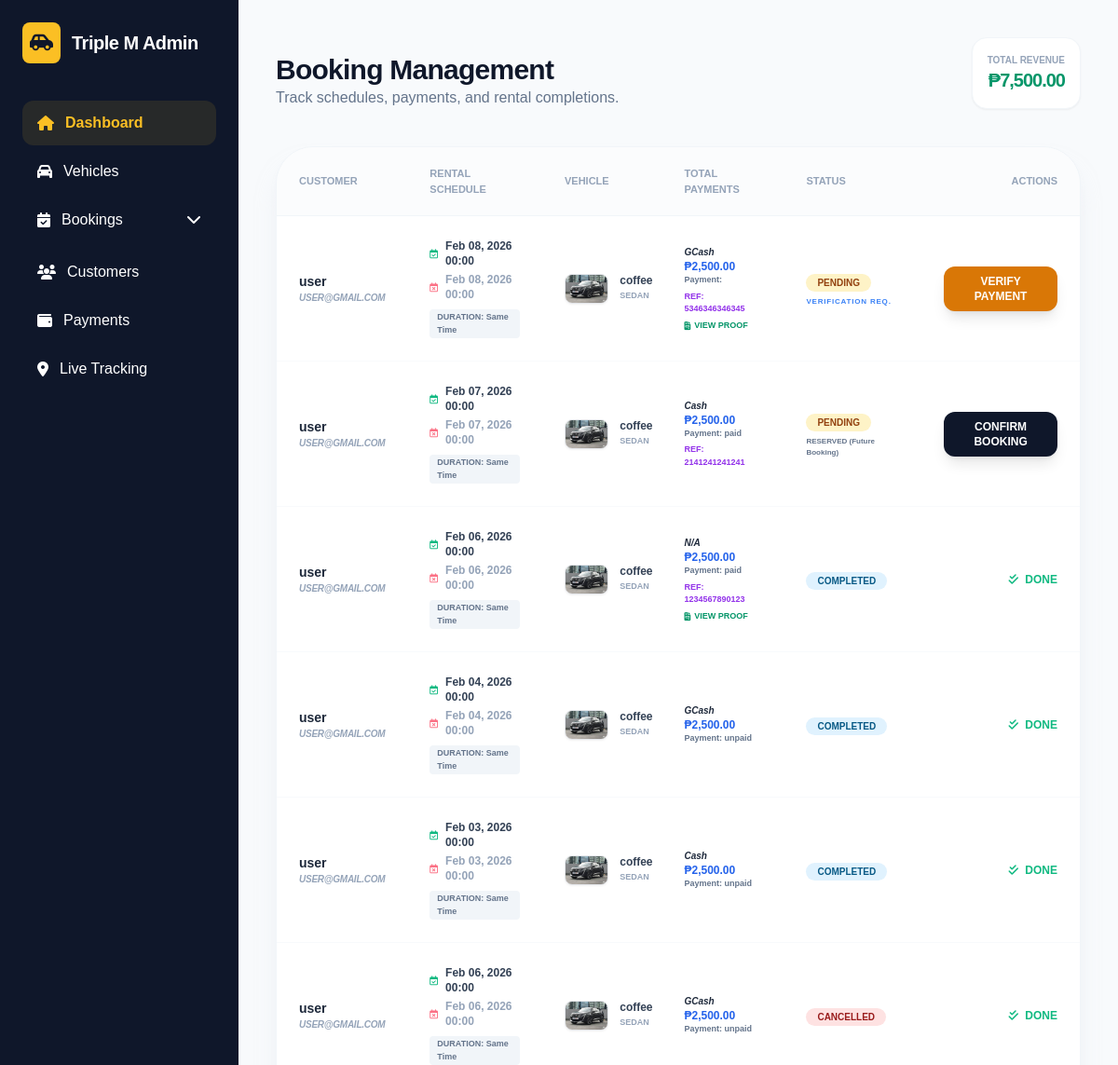
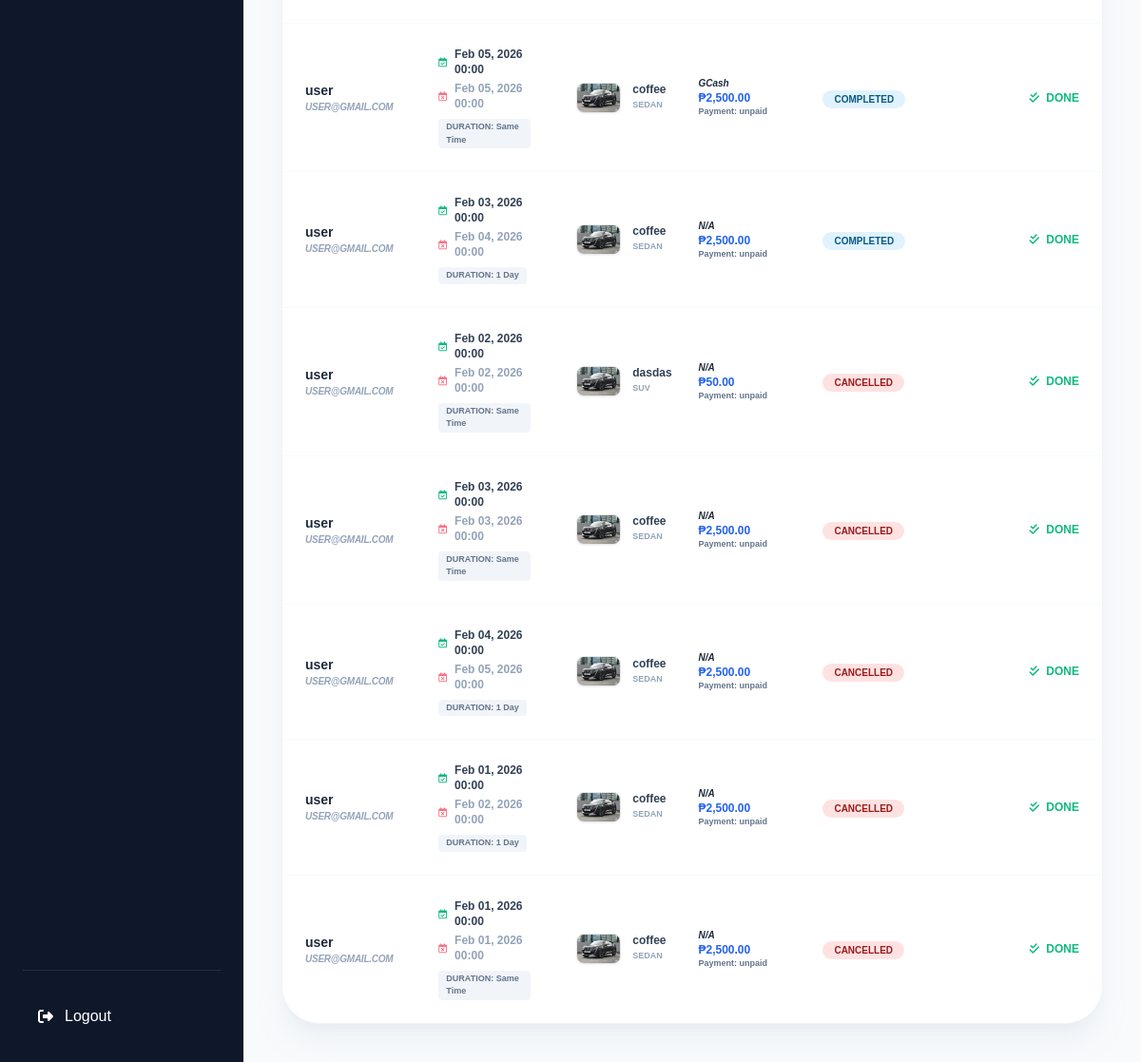
Screenshot of /car-rental-system/admin/bookings.php (signed in) with the database file from the repository (2 pictures, top to bottom).
### tables this page shows
CREATE TABLE `bookings` (
  `id` int(10) UNSIGNED NOT NULL,
  `user_id` int(10) UNSIGNED NOT NULL,
  `car_id` int(10) UNSIGNED NOT NULL,
  `start_date` date NOT NULL,
  `end_date` date NOT NULL,
  `status` enum('pending','confirmed','cancelled','completed') DEFAULT 'pending',
  `total_price` decimal(10,2) NOT NULL,
  `created_at` datetime DEFAULT current_timestamp(),
  `cleared` tinyint(1) DEFAULT 0,
  `reference_number` varchar(50) DEFAULT NULL,
  `payment_receipt` varchar(255) DEFAULT NULL,
  `payment_status` enum('paid','unpaid') DEFAULT 'unpaid'
);

CREATE TABLE `users` (
  `id` int(10) UNSIGNED NOT NULL,
  `fullname` varchar(100) NOT NULL,
  `email` varchar(100) NOT NULL,
  `password` varchar(255) NOT NULL,
  `phone` varchar(20) DEFAULT NULL,
  `address` varchar(255) DEFAULT NULL,
  `role` enum('client','admin') DEFAULT 'client',
  `created_at` datetime DEFAULT current_timestamp()
);

CREATE TABLE `cars` (
  `id` int(10) UNSIGNED NOT NULL,
  `name` varchar(100) NOT NULL,
  `brand` varchar(50) NOT NULL,
  `price_per_day` decimal(10,2) NOT NULL,
  `price_per_hour` decimal(10,2) NOT NULL,
  `image` varchar(255) DEFAULT NULL,
  `created_at` datetime DEFAULT current_timestamp(),
  `type` varchar(50) NOT NULL DEFAULT 'Economy',
  `status` varchar(20) NOT NULL DEFAULT 'available'
);

CREATE TABLE `payments` (
  `id` int(11) UNSIGNED NOT NULL,
  `booking_id` int(11) UNSIGNED NOT NULL,
  `amount` decimal(10,2) NOT NULL,
  `payment_method` enum('Cash','Credit Card','GCash','PayPal') DEFAULT 'Cash',
  `status` enum('Paid','Unpaid') DEFAULT 'Unpaid',
  `paid_at` timestamp NULL DEFAULT NULL,
  `created_at` timestamp NOT NULL DEFAULT current_timestamp()
);

### car-rental-system/admin/bookings.php (the view, shortened to what this page needs)
<?php
require_once '../config/dbconnect.php';
$stats = $conn->query("
    SELECT COUNT(*) AS total,
           SUM(CASE WHEN status IN ('confirmed','completed') AND cleared=1 THEN total_price ELSE 0 END) AS revenue
    FROM bookings
")->fetch_assoc();
$sql = "SELECT b.*, u.fullname, u.email, c.name AS car_name, c.brand, c.image, p.payment_method, p.status AS pay_rec_status
        FROM bookings b
        LEFT JOIN users u ON b.user_id=u.id
        LEFT JOIN cars c ON b.car_id=c.id
        LEFT JOIN payments p ON p.booking_id=b.id
        ORDER BY b.created_at DESC";
$result = $conn->query($sql);
?>
<!DOCTYPE html>
<html lang="en">
<head>
<script src="https://cdn.tailwindcss.com"></script>
<link rel="stylesheet" href="https://cdnjs.cloudflare.com/ajax/libs/font-awesome/6.5.1/css/all.min.css">
</head>
<body class="flex min-h-screen">
<?php include __DIR__ . '/../components/layout/admin-sidebar.php'; ?>
<main class="flex-1 ml-64 p-10">
<div class="flex justify-between items-end mb-10">
    <div>
        <h1 class="text-3xl font-black text-slate-900 tracking-tight">Booking Management</h1>
        <p class="text-slate-500">Track schedules, payments, and rental completions.</p>
    </div>
    <div class="bg-white p-4 rounded-2xl shadow-sm border border-slate-100 flex items-center gap-4">
        <div class="text-right">
            <span class="block text-[10px] font-bold text-slate-400 uppercase">Total Revenue</span>
            <span class="text-xl font-black text-emerald-600 tracking-tighter">₱<?= number_format($stats['revenue'] ?? 0, 2) ?></span>
        </div>
    </div>
</div>
<div class="bg-white rounded-[2.5rem] shadow-xl shadow-slate-200/50 border border-slate-100 overflow-hidden">
<table class="w-full text-left">
<thead class="bg-slate-50/50 border-b border-slate-100">
<tr>
<th class="px-6 py-5 text-[11px] font-black text-slate-400 uppercase">Customer</th>
<th class="px-6 py-5 text-[11px] font-black text-slate-400 uppercase">Rental Schedule</th>
<th class="px-6 py-5 text-[11px] font-black text-slate-400 uppercase">Vehicle</th>
<th class="px-6 py-5 text-[11px] font-black text-slate-400 uppercase">Total Payments</th>
<th class="px-6 py-5 text-[11px] font-black text-slate-400 uppercase">Status</th>
<th class="px-6 py-5 text-right text-[11px] font-black text-slate-400 uppercase">Actions</th>
</tr>
</thead>
<tbody class="divide-y divide-slate-50" id="bookingsTableBody">
<?php while($row = $result->fetch_assoc()):
    $status = strtolower($row['status'] ?? '');
    $cleared = (int)($row['cleared'] ?? 0);
    $start_time = strtotime($row['start_date']);
    $now = time();
    $isPendingVer = ($status === 'pending' && $cleared === 0);
    $isPendingPaid = ($status === 'pending' && $cleared === 1);
    $isReserved = ($status === 'reserved' || $start_time > $now);
    $start = new DateTime($row['start_date']);
    $end = new DateTime($row['end_date']);
    $interval = $start->diff($end);
    $days = $interval->days;
    $hours = $interval->h;
    $duration = ($days>0?$days.' Day'.($days>1?'s':''):'') . ($hours>0?($days>0?' ':'').$hours.' Hour'.($hours>1?'s':''):'');
    if(!$duration) $duration='Same Time';
?>
<tr id="bookingRow<?= $row['id'] ?>" class="hover:bg-slate-50/50 transition-colors">
<td class="px-6 py-6">
    <div class="font-bold text-slate-800 text-sm"><?= htmlspecialchars($row['fullname']) ?></div>
    <div class="text-[10px] text-slate-400 uppercase font-bold tracking-tight italic"><?= htmlspecialchars($row['email']) ?></div>
</td>
<td class="px-6 py-6">
    <div class="flex flex-col gap-1">
        <div class="text-xs font-bold text-slate-700 flex items-center gap-2">
            <i class="far fa-calendar-check text-emerald-500 text-[10px]"></i> <?= $start->format('M d, Y H:i') ?>
        </div>
        <div class="text-xs font-bold text-slate-400 flex items-center gap-2">
            <i class="far fa-calendar-times text-rose-400 text-[10px]"></i> <?= $end->format('M d, Y H:i') ?>
        </div>
        <span class="text-[9px] font-black bg-slate-100 text-slate-500 px-2 py-0.5 rounded self-start mt-1">DURATION: <?= $duration ?></span>
    </div>
</td>
<td class="px-6 py-6">
    <div class="flex items-center gap-3">
        <img src="../<?= $row['image'] ?>" class="w-12 h-8 object-cover rounded-lg border shadow-sm" onerror="this.src='https://via.placeholder.com/50'">
        <div>
            <div class="text-xs font-bold text-slate-700 leading-none mb-1"><?= htmlspecialchars($row['car_name']) ?></div>
            <div class="text-[9px] font-black text-slate-400 uppercase"><?= htmlspecialchars($row['brand']) ?></div>
        </div>
    </div>
</td>
<td class="px-6 py-6" id="paymentCell<?= $row['id'] ?>">
    <div class="text-[10px] font-bold text-slate-800 italic"><?= htmlspecialchars($row['payment_method'] ?? 'N/A') ?></div>
    <div class="text-xs font-black text-blue-600">₱<?= number_format($row['total_price'],2) ?></div>
    <div class="text-[9px] font-bold text-slate-500">Payment: <?= htmlspecialchars($row['payment_status'] ?? 'N/A') ?></div>
    <?php if(!empty($row['reference_number'])): ?>
        <div class="text-[9px] font-black text-purple-600 mt-1">
            REF: <?= htmlspecialchars($row['reference_number']) ?>
        </div>
    <?php endif; ?>
    <?php if($row['payment_receipt']): ?>
    <button onclick="viewReceipt('../uploads/receipts/<?= htmlspecialchars($row['payment_receipt']) ?>')"
        class="mt-1 text-[9px] font-black text-emerald-600 flex items-center gap-1 hover:underline uppercase">
        <i class="fas fa-file-invoice"></i> View Proof
    </button>
    <?php endif; ?>
</td>
<td class="px-6 py-6" id="statusCell<?= $row['id'] ?>">
    <span class="status-badge status-<?= strtolower($row['status']) ?>"><?= $row['status'] ?></span>
    <?php if($isPendingVer): ?>
        <span class="block text-[8px] font-black text-blue-500 mt-1 animate-pulse tracking-widest">VERIFICATION REQ.</span>
    <?php elseif($isReserved): ?>
        <span class="block text-[8px] font-black text-slate-500 mt-1">RESERVED (Future Booking)</span>
    <?php endif; ?>
</td>
<td class="px-6 py-6 text-right" id="actionCell<?= $row['id'] ?>">
<?php if($isPendingVer): ?>
    <button onclick="openActionModal(<?= $row['id'] ?>,'verify_payment','<?= htmlspecialchars($row['payment_method']) ?>')"
        class="bg-amber-600 text-white px-4 py-2 rounded-xl text-xs font-bold shadow-lg hover:bg-amber-700 transition-all hover:-translate-y-0.5">
        VERIFY PAYMENT
    </button>
<?php elseif($isPendingPaid): ?>
    <button onclick="openActionModal(<?= $row['id'] ?>,'confirm_booking')"
        class="bg-slate-900 text-white px-4 py-2 rounded-xl text-xs font-bold shadow-lg hover:bg-emerald-600 transition-all hover:-translate-y-0.5">
        CONFIRM BOOKING
    </button>
<?php elseif(in_array($status, ['completed','cancelled'])): ?>
    <div class="text-emerald-500 text-xs font-black"><i class="fas fa-check-double mr-1"></i> DONE</div>
<?php endif; ?>
</td>
</tr>
<?php endwhile; ?>
</tbody>
</table>
</div>
</main>
</body>
</html>

### car-rental-system/admin/bookings.php (style rules this page uses)
body { font-family: 'Plus Jakarta Sans', sans-serif; background: #f8fafc; }
.status-badge { padding: 4px 12px; border-radius: 99px; font-size: 10px; font-weight: 800; text-transform: uppercase; }
.status-pending { background: #fef3c7; color: #92400e; }
.status-completed { background: #e0f2fe; color: #075985; }
.status-cancelled { background: #fee2e2; color: #991b1b; }

### rows the page displays
bookings: user.fullname "user", user.email "USER@GMAIL.COM", start_date "Feb 08, 2026 00:00", end_date "Feb 08, 2026 00:00", duration "Same Time", car.image (picture), car.name "coffee", car.brand "SEDAN", payments.payment_method "GCash", total_price "2,500.00", reference_number "5346346346345", status "PENDING", shows "VERIFICATION REQ."
bookings: user.fullname "user", user.email "USER@GMAIL.COM", start_date "Feb 07, 2026 00:00", end_date "Feb 07, 2026 00:00", duration "Same Time", car.image (picture), car.name "coffee", car.brand "SEDAN", payments.payment_method "Cash", total_price "2,500.00", payment_status "paid", reference_number "2141241241241", status "PENDING", cleared "RESERVED (Future Booking)"
bookings: user.fullname "user", user.email "USER@GMAIL.COM", start_date "Feb 06, 2026 00:00", end_date "Feb 06, 2026 00:00", duration "Same Time", car.image (picture), car.name "coffee", car.brand "SEDAN", payment_method "N/A", total_price "2,500.00", payment_status "paid", reference_number "1234567890123", status "COMPLETED", shows "DONE"
bookings: user.fullname "user", user.email "USER@GMAIL.COM", start_date "Feb 04, 2026 00:00", end_date "Feb 04, 2026 00:00", duration "Same Time", car.image (picture), car.name "coffee", car.brand "SEDAN", payments.payment_method "GCash", total_price "2,500.00", payment_status "unpaid", status "COMPLETED", shows "DONE"
bookings: user.fullname "user", user.email "USER@GMAIL.COM", start_date "Feb 03, 2026 00:00", end_date "Feb 03, 2026 00:00", duration "Same Time", car.image (picture), car.name "coffee", car.brand "SEDAN", payments.payment_method "Cash", total_price "2,500.00", payment_status "unpaid", status "COMPLETED", shows "DONE"
bookings: user.fullname "user", user.email "USER@GMAIL.COM", start_date "Feb 06, 2026 00:00", end_date "Feb 06, 2026 00:00", duration "Same Time", car.image (picture), car.name "coffee", car.brand "SEDAN", payments.payment_method "GCash", total_price "2,500.00", payment_status "unpaid", status "CANCELLED", shows "DONE"
bookings: user.fullname "user", user.email "USER@GMAIL.COM", start_date "Feb 05, 2026 00:00", end_date "Feb 05, 2026 00:00", duration "Same Time", car.image (picture), car.name "coffee", car.brand "SEDAN", payments.payment_method "GCash", total_price "2,500.00", payment_status "unpaid", status "COMPLETED", shows "DONE"
bookings: user.fullname "user", user.email "USER@GMAIL.COM", start_date "Feb 03, 2026 00:00", end_date "Feb 04, 2026 00:00", duration "1 Day", car.image (picture), car.name "coffee", car.brand "SEDAN", payment_method "N/A", total_price "2,500.00", payment_status "unpaid", status "COMPLETED", shows "DONE"
bookings: user.fullname "user", user.email "USER@GMAIL.COM", start_date "Feb 02, 2026 00:00", end_date "Feb 02, 2026 00:00", duration "Same Time", car.image (picture), car.name "dasdas", car.brand "SUV", payment_method "N/A", total_price "50.00", payment_status "unpaid", status "CANCELLED", shows "DONE"
bookings: user.fullname "user", user.email "USER@GMAIL.COM", start_date "Feb 03, 2026 00:00", end_date "Feb 03, 2026 00:00", duration "Same Time", car.image (picture), car.name "coffee", car.brand "SEDAN", payment_method "N/A", total_price "2,500.00", payment_status "unpaid", status "CANCELLED", shows "DONE"
bookings: user.fullname "user", user.email "USER@GMAIL.COM", start_date "Feb 04, 2026 00:00", end_date "Feb 05, 2026 00:00", duration "1 Day", car.image (picture), car.name "coffee", car.brand "SEDAN", payment_method "N/A", total_price "2,500.00", payment_status "unpaid", status "CANCELLED", shows "DONE"
bookings: user.fullname "user", user.email "USER@GMAIL.COM", start_date "Feb 01, 2026 00:00", end_date "Feb 02, 2026 00:00", duration "1 Day", car.image (picture), car.name "coffee", car.brand "SEDAN", payment_method "N/A", total_price "2,500.00", payment_status "unpaid", status "CANCELLED", shows "DONE"
bookings: user.fullname "user", user.email "USER@GMAIL.COM", start_date "Feb 01, 2026 00:00", end_date "Feb 01, 2026 00:00", duration "Same Time", car.image (picture), car.name "coffee", car.brand "SEDAN", payment_method "N/A", total_price "2,500.00", payment_status "unpaid", status "CANCELLED", shows "DONE"

### other values shown
$stats['revenue'] "7,500.00"
